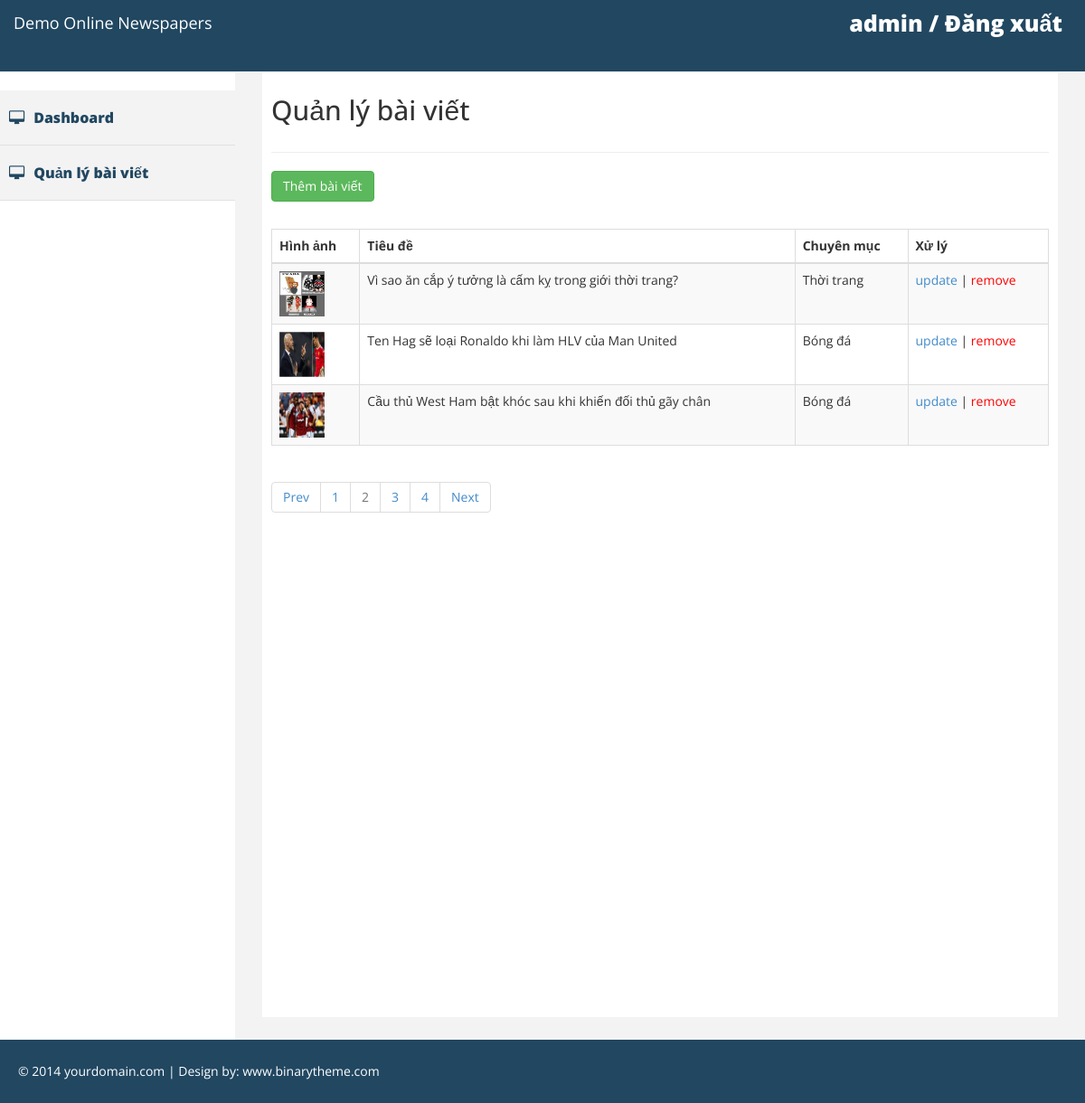
The page /admin/post.php?page=2 (signed in) on the database its author committed.
### tables this page shows
CREATE TABLE `posts` (
  `post_id` int(11) NOT NULL,
  `category_id` int(11) NOT NULL,
  `title` varchar(255) NOT NULL,
  `content` text NOT NULL,
  `image` text NOT NULL,
  `createdate` datetime NOT NULL,
  `del_flag` tinyint(4) NOT NULL
);

CREATE TABLE `category` (
  `category_id` int(11) NOT NULL,
  `name` varchar(255) NOT NULL,
  `del_flag` tinyint(4) NOT NULL
);

### incs/class_db.php (called while the page is built, shortened)
<?php
class dblib
{
    private $__conn;
    function connect()
    {
        $servername = "localhost";
        $username = "root";
        $password = "";
        $dbname = "webtintuc";
        if (!$this->__conn) {
            try {
                $this->__conn = new PDO("mysql:host=$servername;dbname=$dbname", $username, $password);
                $this->__conn->setAttribute(PDO::ATTR_ERRMODE, PDO::ERRMODE_EXCEPTION);
            } catch (PDOException $e) {
                echo "Error: " . $e->getMessage();
                die();
            }
        }
    }
    function get_list($sql)
	{
		$stmt = $this->__conn->prepare($sql);
		$stmt->execute();
		$stmt->setFetchMode(PDO::FETCH_ASSOC);
		return $stmt->fetchALL();
	}
    function get_row_number($sql)
    {
        $stmt = $this->__conn->prepare($sql);
        $stmt->execute();
        return $stmt->fetchColumn();
    }
}

### admin/post.php (the view, shortened to what this page needs)
<?php
function inc()
{
	include "../incs/class_db.php";
}
$adminlib = new adminlib();
$sql = "SELECT count(*) FROM posts";
$total_records = $adminlib->get_row_number($sql);
$limit = 3;
$current_page = isset($_GET['page']) ? $_GET['page'] : 1;
$total_page = ceil($total_records / $limit);
$start = ($current_page - 1) * $limit;
$sql = "SELECT * FROM posts a JOIN category b on a.category_id = b.category_id ORDER BY createdate DESC LIMIT $start, $limit";
$data = $adminlib->get_list($sql);
?>
<?php include 'header.php'; ?>
<?php include 'sidebar.php'; ?>
<div id="page-wrapper">
	<div id="page-inner">
		<div class="row">
			<div class="col-lg-12">
				<h2>Quản lý bài viết</h2>
			</div>
		</div>
		<hr />
		<a href="post_add.php"><input type="button" class="btn btn-success" value="Thêm bài viết"></a><br><br>
		<table class="table table-striped table-bordered table-hover">
			<thead>
				<tr>
					<th>Hình ảnh</th>
					<th>Tiêu đề</th>
					<th>Chuyên mục</th>
					<th>Xử lý</th>
				</tr>
			</thead>
			<tbody>
				<?php
				for ($i = 0; $data != 0 && $i < count($data); $i++) {
					$id = $data[$i]["post_id"];
				?>
					<tr>
						<td><img src="../images/<?php echo $data[$i]["image"]; ?>" width="50px" height="50px"></td>
						<td><?php echo $data[$i]["title"]; ?></td>
						<td><?php echo $data[$i]["name"]; ?></td>
						<td><a href="post_update.php?id=<?php echo $id; ?>">update</a> | <a style="color: red;" href="post_remove.php?id=<?php echo $id; ?>">remove</a></td>
					</tr>
				<?php
				}
				?>
			</tbody>
		</table>
		<ul class="pagination">
			<?php
			if ($current_page > 1 && $total_page > 1) {
				echo '<li><a href="post.php?page=' . ($current_page - 1) . '">Prev</a></li>';
			}
			for ($i = 1; $i <= $total_page; $i++) {
				if ($current_page == $i)
					echo '<li class="disabled"><a href="#">' . $i . '</a></li>';
				else
					echo '<li><a href="post.php?page=' . $i . '">' . $i . '</a></li>';
			}
			if ($current_page < $total_page && $total_page > 1) {
				echo '<li><a href="post.php?page=' . ($current_page + 1) . '">Next</a></li>';
			}
			?>
		</ul>
	</div>
</div>
</div>
<?php include 'footer.php'; ?>

### admin/assets/css/custom.css (style rules this page uses)
body { font-family: 'Open Sans', sans-serif; line-height:30px; }
#page-wrapper { padding: 15px 15px; min-height: 600px; background:#F3F3F3; }
#page-inner { width:100%; margin:10px 20px 10px 0px; background-color:#fff!important; padding:10px; min-height:1050px; }
@media (min-width:768px) { #page-wrapper { margin: 0 0 0 260px; padding: 15px 30px; min-height: 1050px; } }

### rows shown on the page
posts: image (picture), title "Vì sao ăn cắp ý tưởng là cấm kỵ trong giới thời trang?", category.name "Thời trang"
posts: image (picture), title "Ten Hag sẽ loại Ronaldo khi làm HLV của Man United", category.name "Bóng đá"
posts: image (picture), title "Cầu thủ West Ham bật khóc sau khi khiến đối thủ gãy chân", category.name "Bóng đá"

### other values the page prints
$_COOKIE["admin"] "admin"
